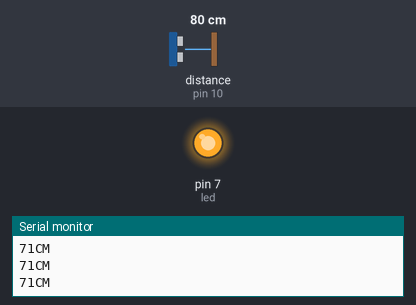
A sketch run on a simulated Arduino Uno, built with avr-gcc and run on an emulated ATmega328P. Shown: output pins drawn as LEDs (lit = HIGH), the last lines printed to the serial monitor. Wiring (inferred from the names in the program): ultrasonic range finder: trigger pin 9; echo pin 10. Inputs (shaded band) come from the test bench; at power-on: distance to the obstacle (sensor on pin 10) 80 cm. The echo pulse lasts 58.3 µs per cm; pins used as bus, display or sensor lines are not drawn.

Above: at 1.2 s.
1.3 s: distance to the obstacle (sensor on pin 10) set to 127 cm
4.3 s: distance to the obstacle (sensor on pin 10) set to 134 cm
At 5.3 s:
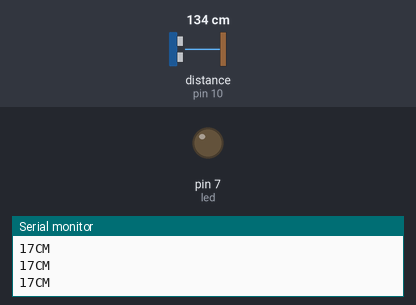
5.8 s: distance to the obstacle (sensor on pin 10) set to 2 cm
At 6.2 s:
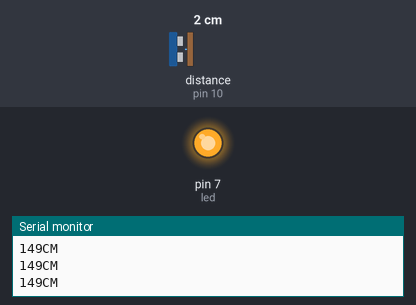
7.3 s: distance to the obstacle (sensor on pin 10) set to 250 cm
At 7.7 s:
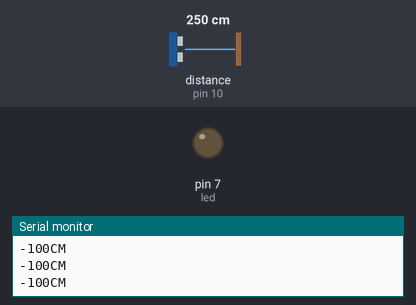
Timing chart, 0 to 9.8 s (numbered marks = the images above; inputs shaded):
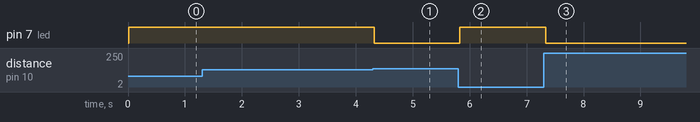

Measured:
- the behaviour switches between 130 and 131 cm on distance to the obstacle (sensor on pin 10) (found by bisection; images 0 and 1)
- after the input at 4.3 s, pin 7 (led): HIGH → LOW at once
- after the input at 5.8 s, pin 7 (led): LOW → HIGH at once
- after the input at 7.3 s, pin 7 (led): HIGH → LOW at once

The sketch:

ulrasonic_1.ino
```cpp
int trigPin = 9;
int echoPin = 10;
int led = 7;


void setup() {
  Serial.begin(9600);
   pinMode(led, OUTPUT);
   pinMode(trigPin, OUTPUT);
  pinMode(echoPin, INPUT);
  // put your setup code here, to run once:

}

void loop() {
  long duration, distance;
  digitalWrite(trigPin,HIGH);
  delayMicroseconds(1000);
  digitalWrite(trigPin, LOW);
  duration=pulseIn(echoPin, HIGH);
  distance =(duration/2)/29.1;
  Serial.print(150-distance);
  Serial.println("CM");
  delay(10);

 if(((150-distance)<=20))
  {
    digitalWrite(led, LOW);
}
   else
 {
     digitalWrite(led, HIGH);
   }
}
```
